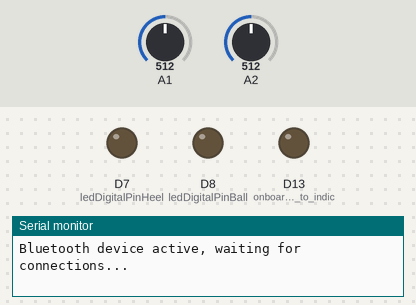
A sketch run on a simulated Arduino Nano 33 IoT. Parts: output pins drawn as LEDs (lit = HIGH), the last lines printed to the serial monitor. The inputs (shaded band) are chosen by the test bench; at power-on: A2 = 512, A1 = 512. Nothing arrives over Bluetooth unless stated.

Above: at 1.2 s.
1.3 s: A2 set to 710
At 2.6 s:
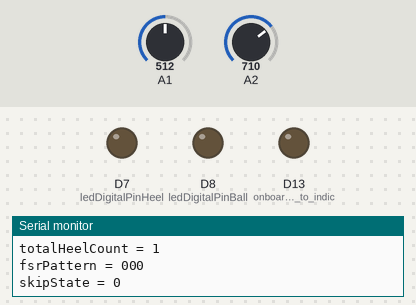
2.9 s: A1 set to 935
At 4.2 s:
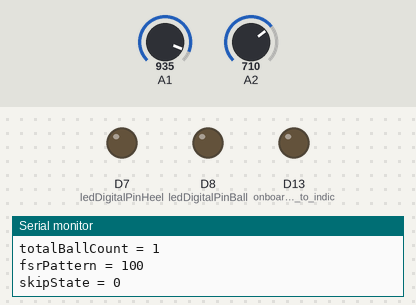
Timing chart, 0 to 5.9 s (numbered marks = the images above; inputs shaded):
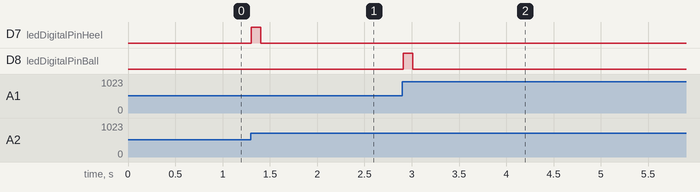

The sketch:

spring-shoes.ino
```cpp
/*
  Spring Shoes
  Idit Barak and Noah Pivnick
  2189.00 Intro to Wearables (Jingwen Zhu)

  This sketch borrows code from the following examples:

  - FSR simple testing sketch on AdaFruit's site
    https://learn.adafruit.com/force-sensitive-resistor-fsr/using-an-fsr
  - Analog Sensor Threshold Detection on ITP's Intro to Physical Computing Site
    https://itp.nyu.edu/physcomp/labs/labs-arduino-digital-and-analog/lab-sensor-change-detection/
  - BLE start notification example on Jingwen Zhu's ITP Intro to Wearables github repo
    https://github.com/ZhuJingwen/intro-to-wearables-2019/tree/1b629b750c70ed50bbc4415cd270ffeea3e7c945/Week%207%20Examples/Week7_Example_BLE_startNotification

  Wiring:

  Connect one lead of the first FSR to power, the other lead to Analog pin 1.
  Connect one lead of the second FSR to power, the other lead to Analog pin 2.
  Connect one end of a 10K resistor from Analog pin 1 to ground
  Connect one end of a 10K resistor from Analog pin 2 to ground
  Connect blue LED from pin 8 through a 220 resistor to ground
  Connect red LED from pin 7 through a 220 resistor to ground

*/

const int fsrAnalogPinBall = 1;  // FSR is connected to analog pin 1
const int fsrAnalogPinHeel = 2;  // FSR is connected to analog pin 2

int ledDigitalPinBall = 8;       // connect Blue LED to pin 6
int ledDigitalPinHeel = 7;       // connect Red LED to pin 7

int fsrReadingBall;              // the analog reading from the FSR sensor under the ball of the foot
int fsrReadingHeel;              // the analog reading from the FSR sensor under the heel of the foot

int lastFsrReadingBall;          // previous reading of FSR sensor under the ball of the foot
int lastFsrReadingHeel;          // previous reading of FSR sensor under the ball of the foot

int ballThreshold = 925;         // threshold sensor value used to detect Ball strike
int heelThreshold = 700;         // threshold sensor value used to detect Heel strike

int ballCount = 0;               // temporary Ball strike counter for detecting skips
int heelCount = 0;               // temporary Heel strike counter for detecting skips

int totalBallCount = 0;          // cumulative Ball strike counter
int totalHeelCount = 0;          // cumulative Heel strike counter

int totalSkipCount = 0;          // cumulative skip counter

bool skipState = false;
bool skipStateBall = false;
bool skipStateHeel = false;

const int heel = 0;              // assign a numerical value to an instance of heel FSR passing threshold
const int ball = 1;              // assign a numerical value to an instance of ball FSR passing threshold
const int wash = 2;              // assign a nemerical value to wash the fsrPattern array after a skip
int fsrPattern[3];               // declare an array to store patterns and initialize all elements to 1 (ball)

// TODO: set pin for button to manually send "SKIP!" over serial and skipState = true over BLE for troubleshooting
//const int skipStateButtonPin = 0;

/*
   Bluetooth LE stuff
*/

#include <ArduinoBLE.h>

// create a service for
BLEService shoeService("b6292c11-911a-4a51-b7f2-43fe53e62a77");

// create a characteristic for sending skipState over BLE and allow remote device to read and write
BLEBoolCharacteristic skipStateCharacteristic("b6292c11-911a-4a51-b7f2-43fe53e62a77", BLERead | BLENotify);


void setup(void) {
  Serial.begin(9600);  // send debugging information to Serial Monitor
  pinMode(ledDigitalPinBall, OUTPUT);
  pinMode(ledDigitalPinHeel, OUTPUT);
  pinMode(LED_BUILTIN, OUTPUT);  // onboard LED used to indicate a skip
  // TODO: set pin for button to manually send skipState = true over serial and BLE for troubleshooting
  //  pinMode(skipStateButtonPin, INPUT); // use button pin as an input

  /*
     Bluetooth LE stuff
  */

  // comment out the line below to begin BLE w/o having to open the serial monitor
  //  while (!Serial);  // stops the code from running beyond this point w/o serial monitor (for debugging)

  // begin BLE initialization
  if (!BLE.begin()) {
    Serial.println("starting BLE failed!");

    while (1);
  }

  // set the local name peripheral advertises
  BLE.setLocalName("Spring Shoes");

  // set the UUID for the service this peripheral advertises:
  BLE.setAdvertisedService(shoeService);

  // add characteristic9s) to the service
  shoeService.addCharacteristic(skipStateCharacteristic);

  // add the BLE service
  BLE.addService(shoeService);

  // set initial characteristic(s) value(s)
  skipStateCharacteristic.writeValue(skipState);  // TODO: skipState is a boolean so let's use it

  // start advertising BLE service
  BLE.advertise();

  Serial.println("Bluetooth device active, waiting for connections...");

}

void loop(void) {
  // read force-sensing resistor values
  // fsrReadingBall = analogRead(fsrAnalogPinBall);
  // fsrReadingHeel = analogRead(fsrAnalogPinHeel);
  // send FSR readings to serial monitor for debugging
  //  Serial.print("BALL sensor = ");
  //  Serial.print(fsrReadingBall);
  //  Serial.print(" - ");
  //  Serial.print("HEEL sensor = ");
  //  Serial.println(fsrReadingHeel);

  /*
     FSR sensor threshold stuff
  */

  // read FSR sensor under Ball of foot
  fsrReadingBall = analogRead(fsrAnalogPinBall);
  // if FSR sensor under Ball of foot is *above* the threshold:
  if (fsrReadingBall >= ballThreshold) {
    // check that the previous value was below the threshold:
    if (lastFsrReadingBall < ballThreshold) {
      // print to serial monitor when FSR sensor under Ball of foot passes the threshold
      Serial.println();
      Serial.println(" *** BALL sensor ABOVE threshold *** ");
      Serial.println();
      // turn on ball threshold LED indicator
      digitalWrite(ledDigitalPinBall, HIGH);
      // increment Ball of foot strike counter
      ballCount++;
      Serial.print("ballCount = ");
      Serial.print(ballCount);
      Serial.println();
      totalBallCount++;
      Serial.print("totalBallCount = ");
      Serial.print(totalBallCount);
      Serial.println();
      // shift existing elements in fsrPattern over one and add ball strike to the first index
      fsrPattern[2] = fsrPattern[1];
      fsrPattern[1] = fsrPattern[0];
      fsrPattern[0] = ball;
      // print fsrPattern elements to serial monitor
      Serial.print("fsrPattern = ");
      Serial.print(fsrPattern[0]);
      Serial.print(fsrPattern[1]);
      Serial.print(fsrPattern[2]);
      Serial.println();
      // print skip state to serial monitor
      Serial.print("skipState = ");
      Serial.println(skipState);
    }
  }

  // save the last sensor reading for next comparison:
  lastFsrReadingBall = fsrReadingBall;

  // read FSR sensor under Heel of foot
  fsrReadingHeel = analogRead(fsrAnalogPinHeel);
  // if FSR sensor under Heel of foot is *above* the threshold:
  if (fsrReadingHeel >= heelThreshold) {
    // check that the previous value was below the threshold:
    if (lastFsrReadingHeel < heelThreshold) {
      // print to serial monitor when FSR sensor under Heel of foot passes the threshold
      Serial.println();
      Serial.println(" *** HEEL sensor ABOVE threshold *** ");
      Serial.println();
      // turn on heel threshold LED indicator
      digitalWrite(ledDigitalPinHeel, HIGH);
      // increment Ball of foot strike counter
      heelCount++;
      Serial.print("heelCount = ");
      Serial.print(heelCount);
      Serial.println();
      totalHeelCount++;
      Serial.print("totalHeelCount = ");
      Serial.print(totalHeelCount);
      Serial.println();
      // shift existing elements in fsrPattern over one and add heel strike to the first index
      fsrPattern[2] = fsrPattern[1];
      fsrPattern[1] = fsrPattern[0];
      fsrPattern[0] = heel;
      // print fsrPattern elements to serial monitor
      Serial.print("fsrPattern = ");
      Serial.print(fsrPattern[0]);
      Serial.print(fsrPattern[1]);
      Serial.print(fsrPattern[2]);
      Serial.println();
      // print skip state to serial monitor
      Serial.print("skipState = ");
      Serial.println(skipState);
    }
  }

  // save the last sensor reading for next comparison:
  lastFsrReadingHeel = fsrReadingHeel;

  /*
    Skip detection stuff
  */

  // ball & heel counter resets for detecting a skip pattern w/o using the fsrPattern array
  // if heelCount is greater than 1
  if (heelCount > 1) {
    // reset ballCount to 0
    ballCount = 0;
    // reset heelCount to 1
    heelCount = 1;
  }

  // skip detection logic using fsrPattern array
  if (fsrPattern[0] == 1 && fsrPattern[1] == 1 && fsrPattern[2] == 0) {  // if fsrPattern is a skip
    // print "SKIP!" to serial monitor (string used for p5 sketch over p5.serialcontrol)
    Serial.println();
    Serial.println("SKIP!");
    digitalWrite(LED_BUILTIN, HIGH);
    skipState = true;
    // reset ballCount to 0
    ballCount = 0;
    // reset heelCount to 0
    heelCount = 0;
    // reset the fsrPattern array
    fsrPattern[0] = wash;
    fsrPattern[1] = wash;
    fsrPattern[2] = wash;
  }

  /*
    Stomp detection stuff
  */

  // stomp detection logic using fsrPattern array
  if (fsrPattern[0] == 1 && fsrPattern[1] == 1 && fsrPattern[2] == 1) {  // if fsrPattern is a stomp
    // print "STOMP!" to serial monitor (string used for p5 sketch over p5.serialcontrol)
    Serial.println();
    Serial.println("STOMP!");
    digitalWrite(LED_BUILTIN, LOW);
    skipState = false;
    // reset ballCount to 0
    ballCount = 0;
    // reset heelCount to 0
    heelCount = 0;
    // reset the fsrPattern array
    fsrPattern[0] = wash;
    fsrPattern[1] = wash;
    fsrPattern[2] = wash;
  }

  //  // skip detection logic w/o using fsrPattern array
  //  if (heelCount == 1 && ballCount == 2) {    // if heelCount is 1 and ballCount is 2
  //    Serial.println();
  //    Serial.println("SKIP!");
  //    skipState = true;
  //    // reset ballCount to 0
  //    ballCount = 0;
  //    // reset heelCount to 0
  //    heelCount = 0;
  //  }

  // // TODO: Skip detection logic (using states)
  // // if heelCount = one then skipStateBall = TRUE
  // // ballCount can only be iterated if skipStateHeel = TRUE
  // // if *both* skipStateHeel && skipStateBall are TRUE then skipState is true
  // // send "Skip" string over P5 serial control to P5 sketch


  // // TODO: increment the counter on each only after the threshold has risen *then* fallen

  delay(100); // reading sensor data @ 10Hz (10 readings/sec)
  digitalWrite(ledDigitalPinBall, LOW);
  digitalWrite(ledDigitalPinHeel, LOW);
  digitalWrite(LED_BUILTIN, LOW);
  //}
  // TODO: turn console logging into a function
  //void consoleStatus() {
  // TODO: print skipStateCharacteristic to serial monitor
  //  Serial.println();
  //  Serial.print("skipStateCharacteristic value: ");
  //  Serial.print(skipStateCharacteristic);

  /*
    Bluetooth LE stuff
  */

  // poll for BLE events
  BLE.poll();

  //  // TODO: use button to manually send "SKIP!" over serial and skipState = true over BLE for troubleshooting
  //    bool skipStateButtonValue = digitalRead(skipStateButtonPin);
  //    if (skipStateButtonValue) {
  //      digitalWrite(LED_BUILTIN, HIGH);
  //    } else {
  //      digitalWrite(LED_BUILTIN, LOW);
  //    }
  //    skipStateCharacteristic.writeValue(skipStateButtonValue);

  skipStateCharacteristic.writeValue(skipState);

}
```

Measured:
- after the input at 1.3 s, D7 (ledDigitalPinHeel): LOW → HIGH at once, → LOW 0.10 s later
- after the input at 2.9 s, D8 (ledDigitalPinBall): LOW → HIGH at once, → LOW 0.10 s later
